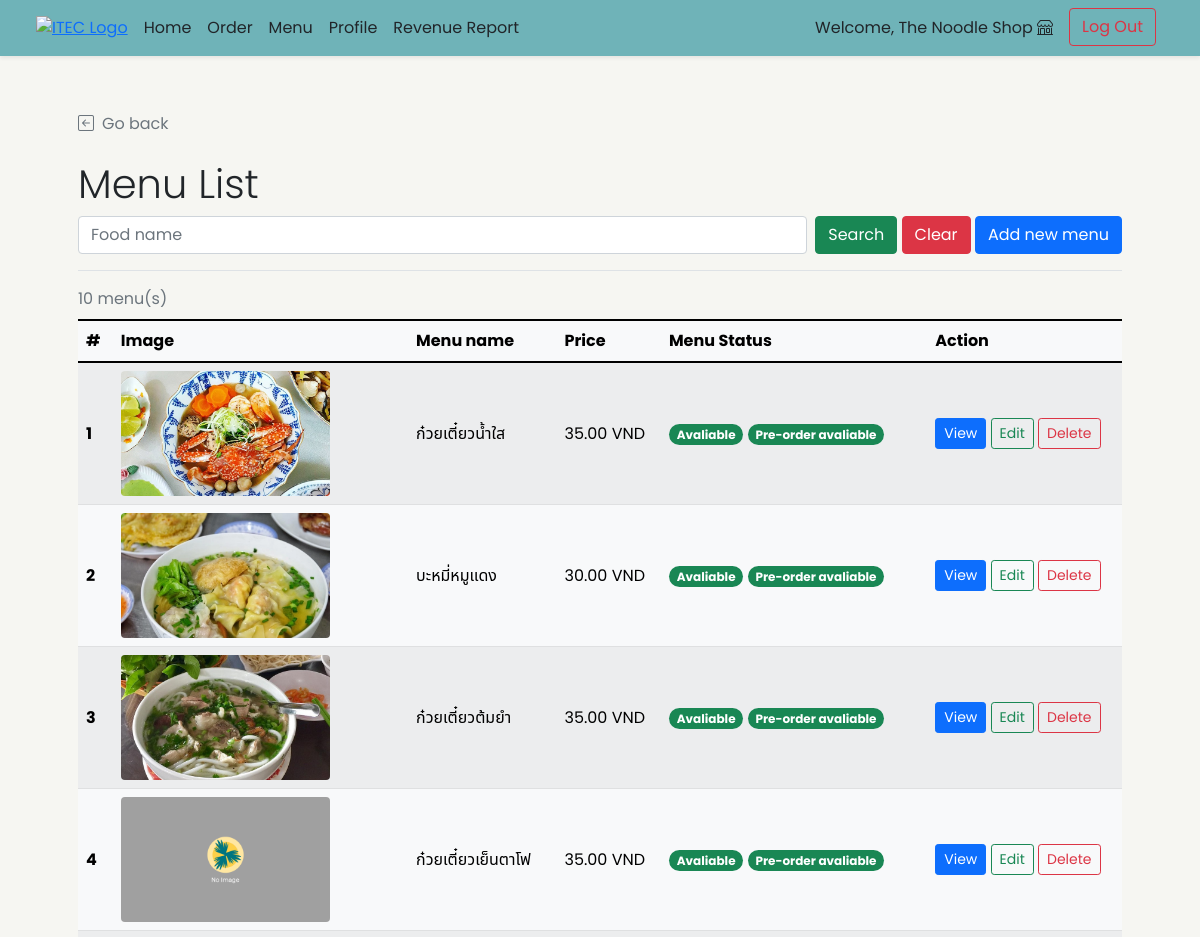
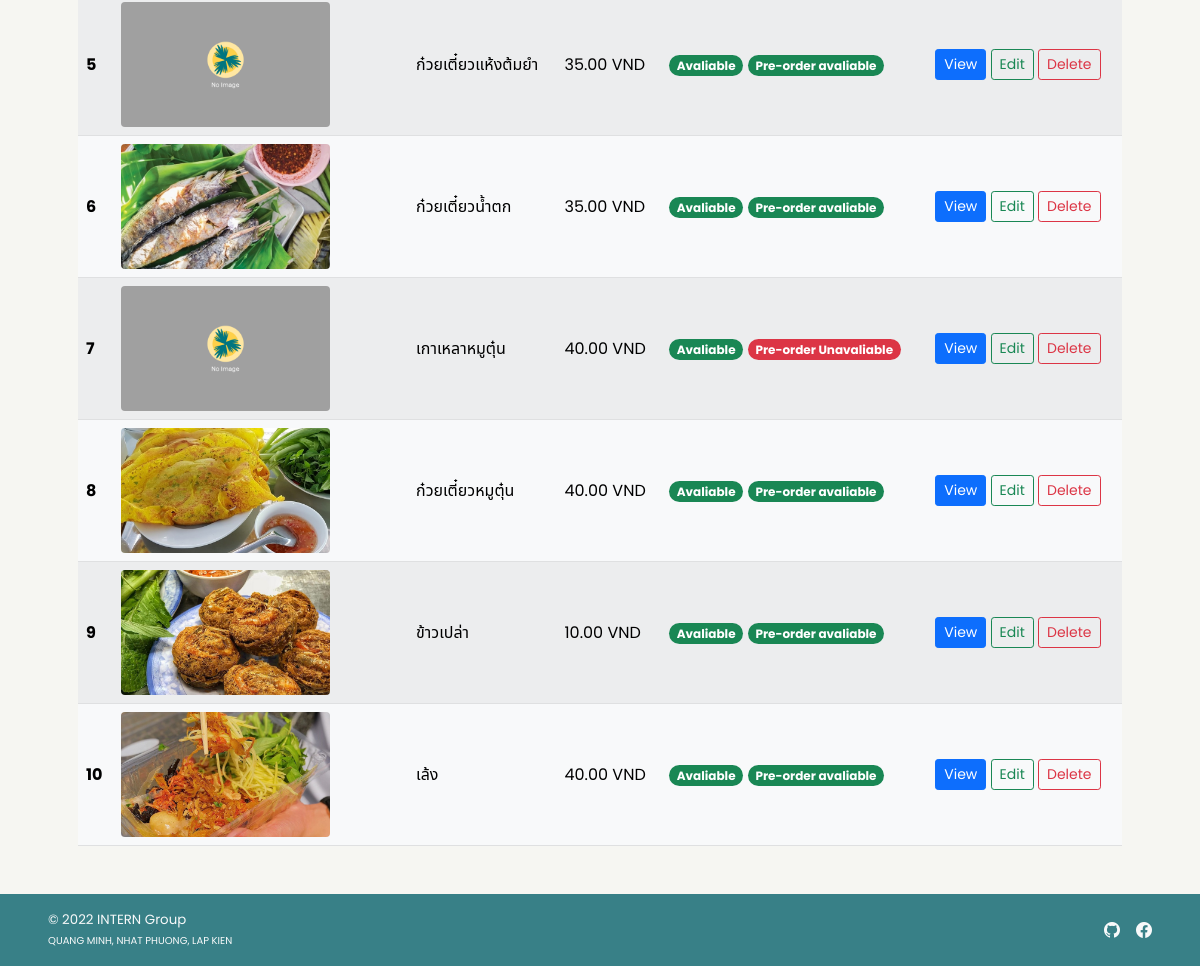
/shop/shop_menu_list.php (signed in), run on an earlier commit of the app's database (2 pictures, top to bottom).
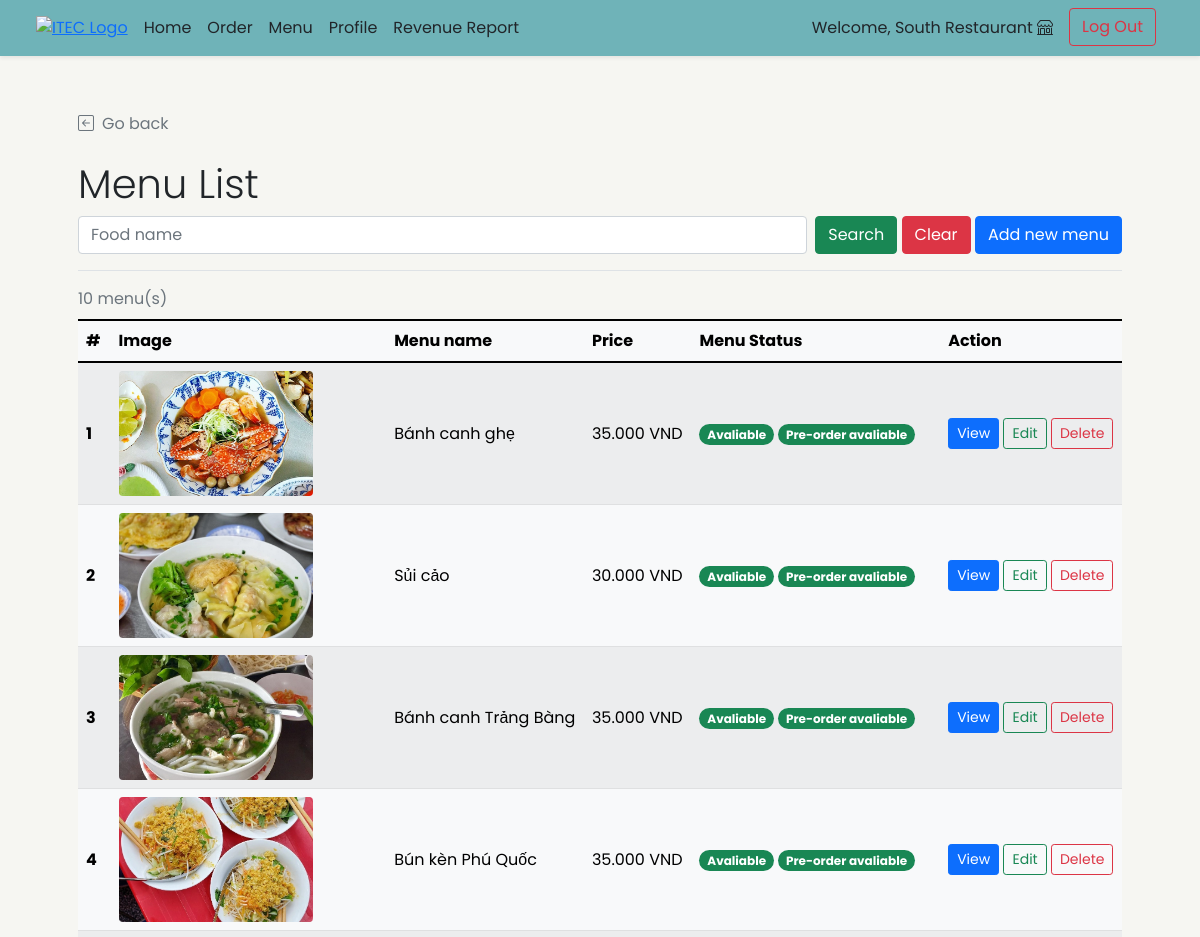
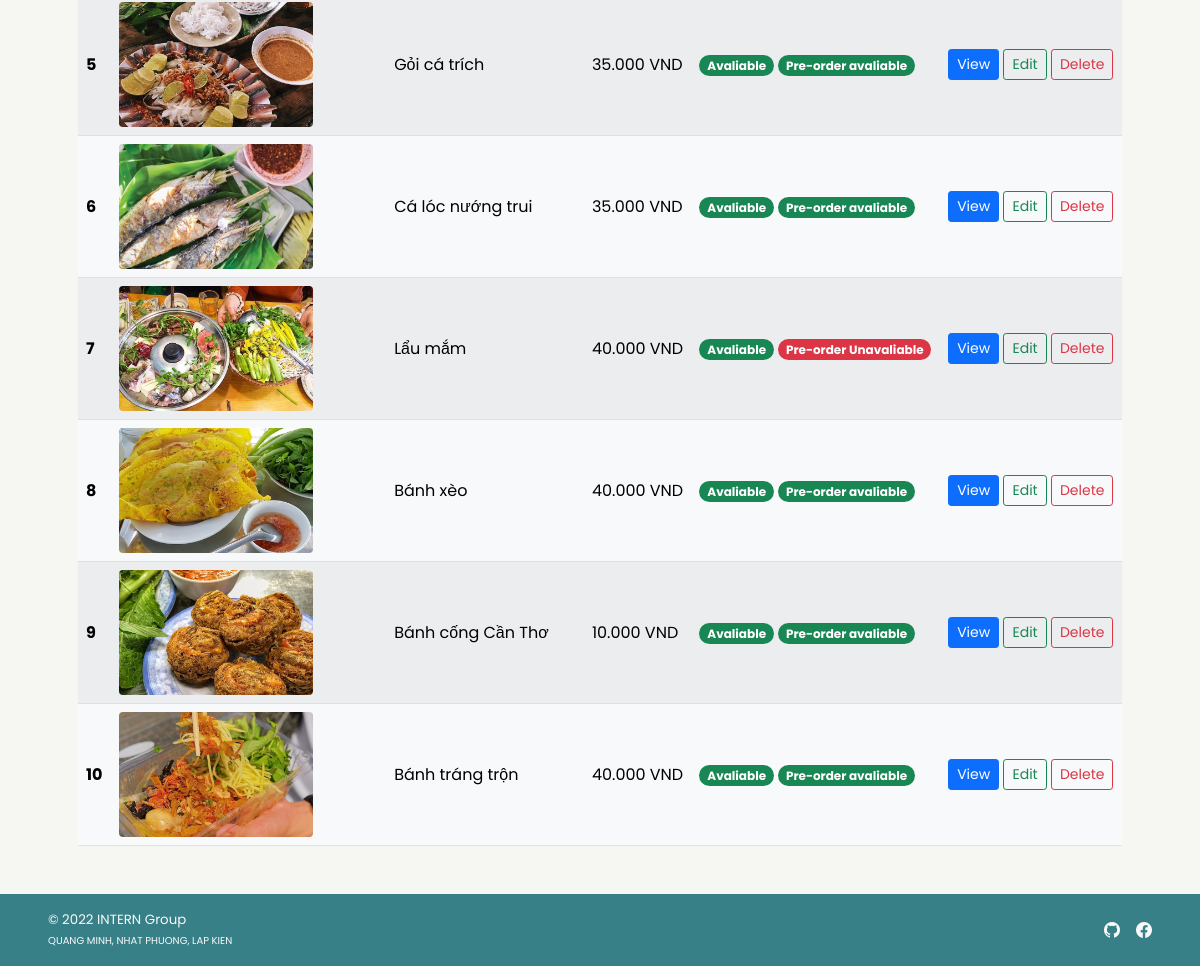
And on a later commit of the database (2 pictures, top to bottom).
### tables this page shows
CREATE TABLE `food` (
  `f_id` int(11) NOT NULL,
  `s_id` int(11) NOT NULL,
  `f_name` varchar(100) NOT NULL,
  `f_price` decimal(6,3) NOT NULL,
  `f_todayavail` tinyint(4) NOT NULL DEFAULT 1 COMMENT 'Food is available to order or not',
  `f_preorderavail` tinyint(4) NOT NULL DEFAULT 1,
  `f_pic` text DEFAULT NULL
);

### shop/shop_menu_list.php (the view, shortened to what the changed rows need)
<!DOCTYPE html>
<html lang="en">
<head>
    <?php
        include("../conn_db.php");
        include('../head.php');
        $s_id = $_SESSION["sid"];
    ?>
    <link href="../css/main.css" rel="stylesheet">
</head>
<body class="d-flex flex-column h-100">
    <?php include('nav_header_shop.php'); ?>
    <div class="container px-5 pt-4" id="shop-body">
        <div class="mt-4 border-bottom">
            <h2 class="pt-3 display-6">Menu List</h2>
        </div>
    <div class="pt-2" id="cust-table">
        <?php
            if(!isset($_GET["search"])){
                $search_query = "SELECT * FROM food f WHERE s_id = {$s_id};";
            }else{
                $search_fn=$_GET["f_name"];
                $search_query = "SELECT * FROM food f WHERE s_id = {$s_id} AND f_name LIKE '%{$search_fn}%';";
            }
            $search_result = $mysqli -> query($search_query);
            $search_numrow = $search_result -> num_rows;
            if($search_numrow == 0){
        ?>
        <div class="row">
            <div class="col mt-2 ms-2 p-2 bg-danger text-white rounded text-start">
                <svg xmlns="http://www.w3.org/2000/svg" width="16" height="16" fill="currentColor"
                    class="bi bi-x-circle ms-2" viewBox="0 0 16 16">
                    <path d="M8 15A7 7 0 1 1 8 1a7 7 0 0 1 0 14zm0 1A8 8 0 1 0 8 0a8 8 0 0 0 0 16z" />
                    <path
                        d="M4.646 4.646a.5.5 0 0 1 .708 0L8 7.293l2.646-2.647a.5.5 0 0 1 .708.708L8.707 8l2.647 2.646a.5.5 0 0 1-.708.708L8 8.707l-2.646 2.647a.5.5 0 0 1-.708-.708L7.293 8 4.646 5.354a.5.5 0 0 1 0-.708z" />
                </svg><span class="ms-2 mt-2">No shop found!</span>
                <a href="shop_menu_list.php" class="text-white">Clear Search Result</a>
            </div>
        </div>
        <?php } else{ ?>
        <div class="table-responsive">
        <table class="table rounded-5 table-light table-striped table-hover align-middle caption-top mb-5">
            <caption><?php echo $search_numrow;?> menu(s) <?php if(isset($_GET["search"])){?><br /><a
                    Result</a><?php } ?></caption>
            <thead class="bg-light">
                <tr>
                    <th scope="col">#</th>
                    <th scope="col">Image</th>
                    <th scope="col">Menu name</th>
                    <th scope="col">Price</th>
                    <th scope="col">Menu Status</th>
                    <th scope="col">Action</th>
                </tr>
            </thead>
            <tbody>
                <?php $i=1; while($row = $search_result -> fetch_array()){ ?>
                <tr>
                    <th><?php echo $i++;?></th>
                    <td><img
                            <?php
                                if(is_null($row["f_pic"])){echo "src='../img/default.png'";}
                                else{echo "src=\"../img/{$row['f_pic']}\"";}
                            ?>
                            style="width:75%; height:125px; object-fit:cover;"
                            class="img-fluid rounded" alt="<?php echo $food_row["f_name"]?>">
                    </td>
                    <td><?php echo $row["f_name"];?></td>
                    <td><?php echo $row["f_price"]." VND";?></td>
                    <td>
                    <?php
                        if($row["f_todayavail"]==1){
                        ?>
                        <span class="badge rounded-pill bg-success">Avaliable</span>
                        <?php }else{ ?>
                        <span class="badge rounded-pill bg-danger">Unavaliable</span>
                        <?php }
                            if($row["f_preorderavail"]==1){
                        ?>
                        <span class="badge rounded-pill bg-success">Pre-order avaliable</span>
                        <?php }else{ ?>
                        <span class="badge rounded-pill bg-danger">Pre-order Unavaliable</span>
                        <?php } ?>
                    </td>
                    <td>
                        <a href="shop_menu_detail.php?f_id=<?php echo $row["f_id"]?>"
                            class="btn btn-sm btn-primary">View</a>
                        <a href="shop_menu_edit.php?f_id=<?php echo $row["f_id"]?>"
                            class="btn btn-sm btn-outline-success">Edit</a>
                        <a href="shop_menu_delete.php?f_id=<?php echo $row["f_id"]?>"
                            class="btn btn-sm btn-outline-danger">Delete</a>
                    </td>
                </tr>
                <?php } ?>
            </tbody>
        </table>
        </div>
        <?php }
        ?>
    </div>
    </div>
</body>
</html>

### shop/nav_header_shop.php (shortened to what the changed rows need)
<header class="navbar navbar-expand-md navbar-light fixed-top bg-light shadow-sm mb-auto">
    <div class="container-fluid mx-4">
        <div class="navbar-collapse collapse" id="navbarCollapse">
            <div class="d-flex">
                <?php if(!isset($_SESSION['sid'])){ ?>
                <a class="btn btn-outline-secondary me-2" href="cust_regist.php">Sign Up</a>
                <a class="btn btn-success" href="cust_login.php">Log In</a>
                <?php }else{ ?>
                <ul class="navbar-nav me-auto mb-2 mb-md-0">
                    <li class="nav-item">
                        <a href="shop_profile.php" class="nav-link px-2 text-dark">
                            Welcome, <?=$_SESSION['shopname']?>
                        </a>
                    </li>
                    <li class="nav-item">
                        <a class="mx-2 mt-1 mt-md-0 btn btn-outline-danger" href="../logout.php">Log Out</a>
                    </li>
                </ul>
                <?php } ?>
            </div>
        </div>
    </div>
</header>

What changed in the data, as far as the page shows it:
changed food: f_name "ก๋วยเตี๋ยวน้ำใส" → "Bánh canh ghẹ"; f_price "35.00" → "35.000"
changed food: f_name "บะหมี่หมูแดง" → "Sủi cảo"; f_price "30.00" → "30.000"
changed food: f_name "ก๋วยเตี๋ยวต้มยำ" → "Bánh canh Trảng Bàng"; f_price "35.00" → "35.000"
changed food: f_pic: picture added in place of a placeholder; f_name "ก๋วยเตี๋ยวเย็นตาโฟ" → "Bún kèn Phú Quốc"; f_price "35.00" → "35.000"
changed food: f_pic: picture added in place of a placeholder; f_name "ก๋วยเตี๋ยวแห้งต้มยำ" → "Gỏi cá trích"; f_price "35.00" → "35.000"
changed food: f_name "ก๋วยเตี๋ยวน้ำตก" → "Cá lóc nướng trui"; f_price "35.00" → "35.000"
changed food: f_pic: picture added in place of a placeholder; f_name "เกาเหลาหมูตุ๋น" → "Lẩu mắm"; f_price "40.00" → "40.000"
changed food: f_name "ก๋วยเตี๋ยวหมูตุ๋น" → "Bánh xèo"; f_price "40.00" → "40.000"
changed food: f_name "ข้าวเปล่า" → "Bánh cống Cần Thơ"; f_price "10.00" → "10.000"
changed food: f_name "เล้ง" → "Bánh tráng trộn"; f_price "40.00" → "40.000"
Also different on the page:
$_SESSION['shopname']: "The Noodle Shop" → "South Restaurant"
